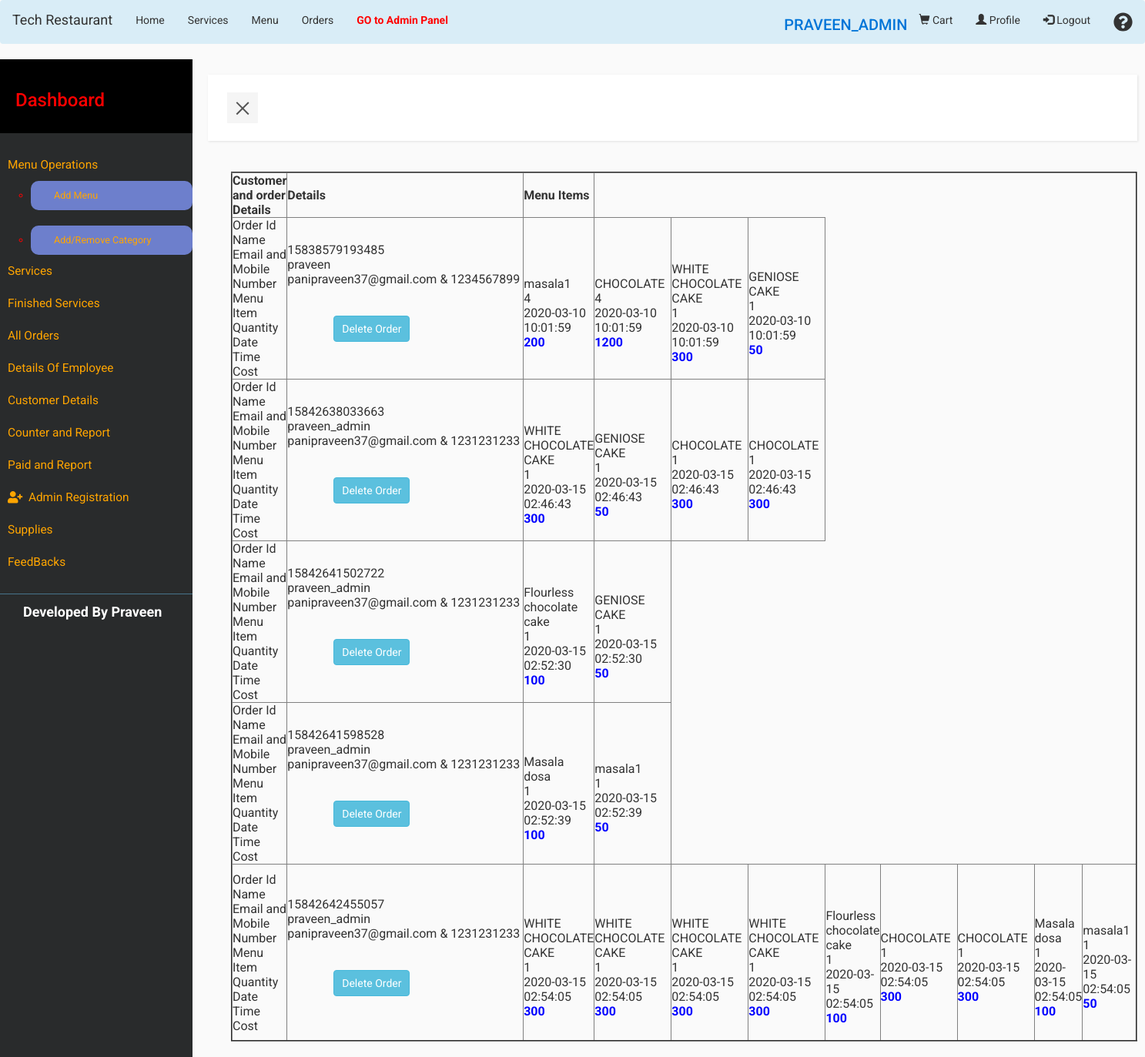
Page /all_orders.php (signed in) on the committed database.
### tables this page shows
CREATE TABLE `order_list` (
  `id` int(20) NOT NULL,
  `order_id` bigint(40) NOT NULL,
  `register_id` int(20) NOT NULL
);

CREATE TABLE `register` (
  `id` int(30) NOT NULL,
  `name` varchar(50) NOT NULL,
  `address` varchar(100) NOT NULL,
  `password` varchar(50) NOT NULL,
  `mobile_number` bigint(50) NOT NULL,
  `email` varchar(30) NOT NULL,
  `role` varchar(30) NOT NULL
);

CREATE TABLE `menu_items` (
  `id` int(20) NOT NULL,
  `category` varchar(30) NOT NULL,
  `food_image` varchar(40) NOT NULL,
  `food_name` varchar(40) NOT NULL,
  `food_description` varchar(100) NOT NULL,
  `cost` varchar(20) NOT NULL
);

CREATE TABLE `place_order` (
  `id` int(20) NOT NULL,
  `order_ref_id` int(20) NOT NULL,
  `menu_items_id` int(20) NOT NULL,
  `added_cost` int(20) NOT NULL,
  `quans` int(11) NOT NULL,
  `payment` varchar(50) NOT NULL,
  `date` date NOT NULL,
  `time` time NOT NULL
);

### all_orders.php (the view, shortened to what this page needs)
<?php
	require("customer_navbar.php");
?>
<?php
	require("config.php");
?>
<html>
	<head>
	</head>
	<body>
		<div class="wrapper">
			<nav id="sidebar">
				<div class="sidebar-header">
					<h3><a href="dashboard.php" style="color:red;">Dashboard</a></h3>
				</div>
				<ul class="list-unstyled components left_navbar_components">
					<li>
						<a href="menu_modification.php">Menu Operations</a>
						<ul>
							<li><a href="add_menu.php">Add Menu</a></li>
						</ul><br>
						<ul>
							<li><a href="add_category.php">Add/Remove Category</a></li>
						</ul>
					</li>
					<li>
						<a href="services_admin.php">Services</a>
					</li>
					<li>
						<a href="finished_services_admin.php">Finished Services</a>
					</li>
					<li>
						<a href="all_orders.php">All Orders</a>
					</li>
					<li>
						<a href="employee_details.php">Details Of Employee</a>
					</li>
					<li>
						<a href="customer_details.php">Customer Details</a>
					</li>
					<li>
						<a href="counter.php">Counter and Report</a>
					</li>
					<li>
						<a href="paid.php">Paid and Report</a>
					</li>
					<li>
						<a href="admin_registration.php"><span class="fas fa-user-plus"></span>&nbsp&nbspAdmin Registration</a></a>
					</li>
					<li>
						<a href="supplies.php">Supplies</a>
					</li>
					<li>
						<a href="feedback.php">FeedBacks</a>
					</li>
				</ul>
				<label style="padding-left:30px;font-size:18px;"> Developed By Praveen</label>
			</nav>
			<div id="content">
				<nav class="navbar navbar-expand-lg navbar-light bg-light navbar_admin_work">
					<div class="container-fluid">
						<button type="button" id="sidebarCollapse" class="navbar-btn">
							<span></span>
						</button>
					</div>
				</nav>
			<table border="2" class="table_work">
				<tr>
					<th>Customer and order Details</th>
					<th>Details</th>
					<th>Menu Items</th>
				</tr>
<?php
	$conn = mysqli_connect($servername, $username, $password, $dbname);
	$sql = "SELECT * FROM order_list";
	$result = mysqli_query($conn, $sql);
	if (mysqli_num_rows($result) > 0) {
		while($row = mysqli_fetch_assoc($result)) {
				echo "<tr style='margin:auto;'>
				<td>Order Id<br>
				Name<br>
				Email and Mobile Number<br>
				Menu Item<br>
				Quantity<br>
				Date<br>
				Time<br>
				Cost
				</td>
			";
			$sql_register = "SELECT * FROM register WHERE id='".$row['register_id']."'";
			$result_register = mysqli_query($conn, $sql_register);
			if (mysqli_num_rows($result_register) > 0) {
				while($row_register = mysqli_fetch_assoc($result_register)) {
											echo "<td>".$row['order_id']."<br>";
											echo $row_register['name']."<br>";
											echo $row_register['email']."&nbsp&&nbsp".$row_register['mobile_number']."&nbsp<br>";
											echo "<form action='all_orders.php' method='POST'>";
											echo "<br><br><button type='submit' name='delete_own_order' class='btn btn-info btn_own' value='".$row['id']."'>Delete Order</button>";
											echo "</form>";
								$sql_place = "SELECT * FROM place_order WHERE order_ref_id='".$row['id']."'";
								$result_place = mysqli_query($conn, $sql_place);
								if (mysqli_num_rows($result_place) > 0) {
									while($row_place = mysqli_fetch_assoc($result_place)) {
														$sql_menu = "SELECT * FROM menu_items WHERE id='".$row_place['menu_items_id']."'";
														$result_menu = mysqli_query($conn, $sql_menu);
														if (mysqli_num_rows($result_menu) > 0) {
															while($row_menu = mysqli_fetch_assoc($result_menu)) {
																echo "<td><br><br><br>".$row_menu['food_name']."&nbsp&nbsp<br>";
																echo $row_place['quans']."<br>";
																echo $row_place['date']."<br>";
																echo $row_place['time']."<br>";
																echo "<div style='color:blue'><b>".$row_place['added_cost']."<b></div><br>";
															}
														} else {
															echo "menu item errror";
														}
									}
								} else {
									echo "place error";
								}
				}
			} else {
				echo "register error";
			}
			echo "</td></tr>";
		}
	} else {
		echo "<h3 style='text-align:center'>No ORDERS</h3>";
	}
?>
			</table>
			</div>
		</div>
	</body>
</html>

### customer_navbar.php (style rules this page uses)
.left_navbar_components { color: red; }
body { font-family: Arial; }

### all_orders.php (style rules this page uses)
body { font-family: 'Roboto'; background: #fafafa; }
a, a:hover, a:focus { border-radius: 10px; color: inherit; text-decoration: none; transition: all 0.3s; }
.navbar_admin_work { padding: 15px 10px; background: #fff; border: none; border-radius: 0; margin-bottom: 40px; box-shadow: 1px 1px 3px rgba(0, 0, 0, 0.1); }
.navbar-btn { box-shadow: none; outline: none !important; border: none; }
.wrapper { display: flex; width: 100%; align-items: stretch; perspective: 1500px; }
#sidebar { min-width: 250px; max-width: 250px; background: #292b2c; color: #fff; transition: all 0.6s cubic-bezier(0.945, 0.020, 0.270, 0.665); transform-origin: bottom left; }
#sidebar .sidebar-header { padding: 20px; background: black; }
#sidebar ul.components { padding: 20px 0; border-bottom: 1px solid #47748b; }
#sidebar ul li a { color: orange; padding: 10px; font-size: 1.1em; display: block; }
ul ul a { font-size: 0.9em !important; padding-left: 30px !important; background: #6d7fcc; }
#content { width: 100%; padding: 20px; min-height: 100vh; transition: all 0.3s; }
#sidebarCollapse { width: 40px; height: 40px; background: #f5f5f5; cursor: pointer; }
#sidebarCollapse span { width: 80%; height: 2px; margin: 0 auto; display: block; background: #555; transition: all 0.8s cubic-bezier(0.810, -0.330, 0.345, 1.375); transition-delay: 0.2s; }
#sidebarCollapse span:last-of-type { transform: rotate(-45deg) translate(1px, -1px); }
table { margin-left: 30px; }
.btn_own { margin-left: 60px; padding-left: 10px; padding-right: 10px; }

### rows in the picture
order_list: order "15838579193485"
register: name "praveen", email "panipraveen37@gmail.com", mobile_number "1234567899", $row['id'] 3 (drawn)
place_order: quans "4", date "2020-03-10", time "10:01:59", added_cost "200"
menu_items: food_name "masala1"
place_order: quans "4", date "2020-03-10", time "10:01:59", added_cost "1200"
menu_items: food_name "CHOCOLATE"
place_order: quans "1", date "2020-03-10", time "10:01:59", added_cost "300"
menu_items: food_name "WHITE CHOCOLATE CAKE"
place_order: quans "1", date "2020-03-10", time "10:01:59", added_cost "50"
menu_items: food_name "GENIOSE CAKE"
order_list: order "15842638033663"
register: name "praveen_admin", email "panipraveen37@gmail.com", mobile_number "1231231233", $row['id'] 4 (drawn), $row['id'] 5 (drawn), $row['id'] 6 (drawn), $row['id'] 8 (drawn)
place_order: quans "1", date "2020-03-15", time "02:46:43", added_cost "300"
place_order: quans "1", date "2020-03-15", time "02:46:43", added_cost "50"
place_order: quans "1", date "2020-03-15", time "02:46:43", added_cost "300"
place_order: quans "1", date "2020-03-15", time "02:46:43", added_cost "300"
order_list: order "15842641502722"
place_order: quans "1", date "2020-03-15", time "02:52:30", added_cost "100"
menu_items: food_name "Flourless chocolate cake"
place_order: quans "1", date "2020-03-15", time "02:52:30", added_cost "50"
order_list: order "15842641598528"
place_order: quans "1", date "2020-03-15", time "02:52:39", added_cost "100"
menu_items: food_name "Masala dosa"
place_order: quans "1", date "2020-03-15", time "02:52:39", added_cost "50"
order_list: order "15842642455057"
place_order: quans "1", date "2020-03-15", time "02:54:05", added_cost "300"
place_order: quans "1", date "2020-03-15", time "02:54:05", added_cost "300"
place_order: quans "1", date "2020-03-15", time "02:54:05", added_cost "300"
place_order: quans "1", date "2020-03-15", time "02:54:05", added_cost "300"
place_order: quans "1", date "2020-03-15", time "02:54:05", added_cost "100"
place_order: quans "1", date "2020-03-15", time "02:54:05", added_cost "300"
place_order: quans "1", date "2020-03-15", time "02:54:05", added_cost "300"
place_order: quans "1", date "2020-03-15", time "02:54:05", added_cost "100"
place_order: quans "1", date "2020-03-15", time "02:54:05", added_cost "50"

### other values in the picture
$_SESSION["user_session"] "PRAVEEN_ADMIN"
